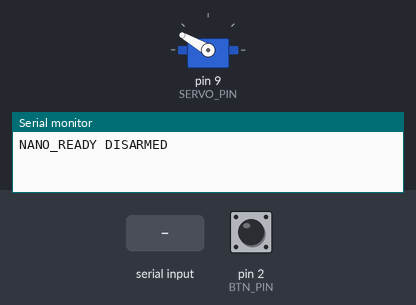
A program run on a simulated Arduino Nano, built with avr-gcc and run on an emulated ATmega328P. Parts: servo, the last lines printed to the serial monitor. The test bench sets the inputs (shaded band); at power-on: pin 2 (BTN_PIN) HIGH.

Above: at 1.9 s.
2.0 s: "ARM\n" received over Serial
3.5 s: pin 2 (BTN_PIN) pulled LOW for 0.15 s
At 4.4 s:
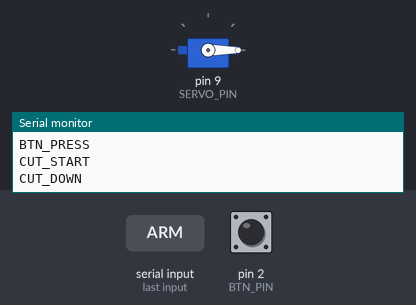
6.6 s: pin 2 (BTN_PIN) pulled LOW for 1 s
At 7.06 s:
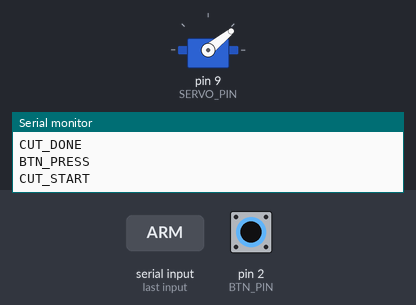
10.6 s: pin 2 (BTN_PIN) pulled LOW for 3.2 s
15.3 s: "DISARM\n" received over Serial
16.8 s: "STATUS\n" received over Serial
Timing chart, 0 to 19.3 s (numbered marks = the images above; inputs shaded):
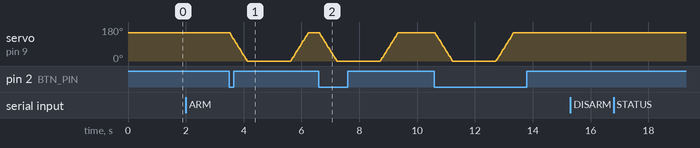

The program:

main.cpp
```cpp
#include <Arduino.h>
#include <Servo.h>

Servo giyotin;

// PINLER
const int SERVO_PIN = 9;
const int BTN_PIN   = 2;

// SERVO POZISYONLARI (senin mekanige gore degistirebilirsin)
const int POS_UP   = 150;
const int POS_DOWN = 0;

// ZAMANLAR
const int STEP_DELAY_MS = 4;
const int HOLD_DOWN_MS  = 1500;

// DURUM
bool busy = false;
bool lastBtn = HIGH;
bool armed = false;   // <<< is secilmeden FALSE

void moveSmooth(int from, int to) {
  if (from < to) {
    for (int p = from; p <= to; p++) { giyotin.write(p); delay(STEP_DELAY_MS); }
  } else {
    for (int p = from; p >= to; p--) { giyotin.write(p); delay(STEP_DELAY_MS); }
  }
  giyotin.write(to);
}

void doOneCut() {
  if (busy) return;
  busy = true;

  Serial.println("CUT_START");

  moveSmooth(giyotin.read(), POS_UP);

  moveSmooth(POS_UP, POS_DOWN);
  Serial.println("CUT_DOWN");
  delay(HOLD_DOWN_MS);

  moveSmooth(POS_DOWN, POS_UP);
  Serial.println("CUT_UP");

  Serial.println("CUT_DONE");
  busy = false;
}

void handleSerial() {
  if (!Serial.available()) return;

  String cmd = Serial.readStringUntil('\n');
  cmd.trim();
  cmd.toUpperCase();

  if (cmd == "ARM") {
    armed = true;
    Serial.println("ARMED");
  } else if (cmd == "DISARM") {
    armed = false;
    Serial.println("DISARMED");
  } else if (cmd == "STATUS") {
    Serial.print("STATUS ");
    Serial.println(armed ? "ARMED" : "DISARMED");
  }
}

void setup() {
  Serial.begin(9600);

  pinMode(BTN_PIN, INPUT_PULLUP);
  giyotin.attach(SERVO_PIN);
  giyotin.write(POS_UP);

  delay(700);
  Serial.println("NANO_READY DISARMED");
}

void loop() {
  handleSerial();

  bool btn = digitalRead(BTN_PIN);

  // buton sadece ARM iken calissin
  if (armed && !busy && lastBtn == HIGH && btn == LOW) {
    Serial.println("BTN_PRESS");
    doOneCut();
    delay(50); // debounce
  }

  lastBtn = btn;
}
```
